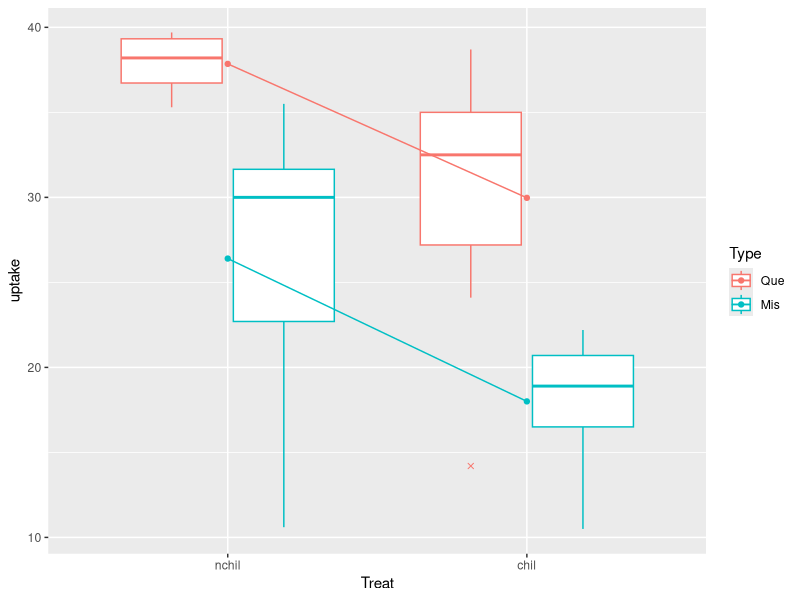

Here is the R script that generated this plot: (Note: this script raises an error after producing the figure.)
## ----echo=FALSE, results="hide", messages=FALSE-------------------------------
knitr::opts_chunk$set(fig.path="doby-hojsgaard-fig-", tidy=FALSE,
                      cache=!TRUE,
                      fig.width=5, fig.height=2.5, size="small", out.extra='keepaspectratio')
options("show.signif.stars"=FALSE)
options("digits"=4)
suppressPackageStartupMessages({
library(ggplot2)
library(doBy)
##library(Matrix)
library(lme4)
library(magrittr)
library(tibble)
library(broom)
library(multcomp)
})


## -----------------------------------------------------------------------------
data(CO2)
CO2 <- within(CO2, {
    Treat = Treatment; Treatment = NULL
    levels(Treat) = c("nchil", "chil"); levels(Type) = c("Que", "Mis")
})
CO2 <- subset(CO2, Plant %in% c("Qn1", "Qc1", "Mn1", "Mc1"))
CO2 <- CO2[-(1:3),]
xtabs(~Treat+Type, data=CO2)
head(CO2, 4)


## ----interaction, echo=F, fig.height=2, fig.cap="Interaction plot for the CO2 data. Boxplot outliers are crosses. The plot suggests additivity between Treat and Type."----
toothInt <- summaryBy(uptake ~ Treat + Type, data=CO2)
ggplot(CO2, aes(x = Treat, y = uptake, colour = Type)) +
    geom_boxplot(outlier.shape = 4) +
    geom_point(data = toothInt, aes(y = uptake.mean)) +
    geom_line(data = toothInt, aes(y = uptake.mean, group = Type))


## -----------------------------------------------------------------------------
myfun1 <- function(x){c(m=mean(x), s=sd(x))}
summaryBy(cbind(conc, uptake, lu=log(uptake)) ~ Plant, data=CO2, FUN=myfun1)


## -----------------------------------------------------------------------------
summaryBy(. ~ ., data=CO2, FUN=myfun1)
summaryBy(. ~ 1, data=CO2, FUN=myfun1)


## ---- eval=FALSE--------------------------------------------------------------
#> cbind(x, y) ~ A + B
#> list(c("x", "y"), c("A", "B"))


## ---- eval=FALSE--------------------------------------------------------------
#> ~ A + B
#> c("A", "B")


## ---- eval=FALSE--------------------------------------------------------------
#> summaryBy(list(c("conc", "uptake", "lu=log(uptake)"), "Plant"), data=CO2, FUN=myfun1)
#> summaryBy(list(".", "."), data=CO2, FUN=myfun1)
#> summaryBy(list(".", "1"), data=CO2, FUN=myfun1)


## -----------------------------------------------------------------------------
CO2 %>% summary_by(cbind(conc, uptake) ~ Plant + Type, FUN=myfun1) -> newdat
newdat


## -----------------------------------------------------------------------------
x1 <- orderBy(~ conc - uptake, data=CO2)
head(x1)


## -----------------------------------------------------------------------------
x1 <- splitBy(~ Plant + Type, data=CO2)
x1


## -----------------------------------------------------------------------------
lapply(x1, head, 2)


## -----------------------------------------------------------------------------
x2 <- subsetBy(~ Treat, subset=uptake > quantile(uptake, prob=0.75), data=CO2)
head(x2, 4)


## -----------------------------------------------------------------------------
x3 <- transformBy(~ Treat, data=CO2, 
                 minU=min(uptake), maxU=max(uptake), range=diff(range(uptake)))
head(x3, 4)


## -----------------------------------------------------------------------------
m <- lmBy(uptake ~ conc | Treat, data=CO2)
coef(m)


## -----------------------------------------------------------------------------
lapply(m, function(z) coef(summary(z)))


## -----------------------------------------------------------------------------
co2.add <- lm(uptake ~ Treat + Type, data=CO2)


## -----------------------------------------------------------------------------
L <- matrix(c(1, 0, 1, 
              1, 1, 1), nrow=2, byrow=T); L
beta <- coef(co2.add); beta
L %*% beta


## -----------------------------------------------------------------------------
c1 <- linest(co2.add, L)
coef(c1)
confint(c1)
c1 <- esticon(co2.add, L)
c1


## -----------------------------------------------------------------------------
library(multcomp)
mc <- glht(co2.add, linfct=L)
summary(mc)


## -----------------------------------------------------------------------------
L <- LE_matrix(co2.add, effect = "Treat", at=list(Type="Mis")); L


## -----------------------------------------------------------------------------
co2.0 <- update(co2.add, . ~ . - Type)
L0 <- LE_matrix(co2.0, effect="Treat"); L0
linest(co2.0, L=L0)


## -----------------------------------------------------------------------------
L1 <- matrix(c(1, 0, 0.5, 
               1, 1, 0.5), nrow=2, byrow=T); L1
linest(co2.add, L=L1)


## -----------------------------------------------------------------------------
L1 <- LE_matrix(co2.add, effect="Treat"); L1


## ---- results="hide"----------------------------------------------------------
LSmeans(co2.add, effect="Treat")
## same as
linest(co2.add, L=LE_matrix(co2.add, effect="Treat"))


## -----------------------------------------------------------------------------
co2.int <- lm(uptake ~ Treat * Type, data=CO2)
LE_matrix(co2.int, effect="Treat")


## -----------------------------------------------------------------------------
co2.lm1 <- lm(uptake ~ conc + Type + Treat, data=CO2)
lsm1 <- LSmeans(co2.lm1, effect="Treat")
lsm1$L
lsm1a <- LSmeans(co2.lm1, effect="Treat", at=list(conc=700))
lsm1a$L


## -----------------------------------------------------------------------------
co2.lm2 <- lm(uptake ~ conc + I(conc^2) + log(conc) + Type + Treat, data=CO2)
lsm2 <- LSmeans(co2.lm2, effect="Treat")
lsm2$L


## -----------------------------------------------------------------------------
co2.lm3 <- lm(uptake ~ conc + conc2 + log.conc + Type + Treat, 
              data=transform(CO2, conc2=conc^2, log.conc=log(conc)))
lsm3 <- LSmeans(co2.lm3, effect="Treat")
lsm3$L


## -----------------------------------------------------------------------------
lsm4 <- LSmeans(co2.lm3, effect="Treat", at=list(conc=700, conc2=700^2, log.conc=log(700)))
lsm4$L


## -----------------------------------------------------------------------------
library(lme4)
co2.mix <- lmer(uptake ~ Treat + (1|Type), data=CO2)
LSmeans(co2.mix, effect="Treat")
